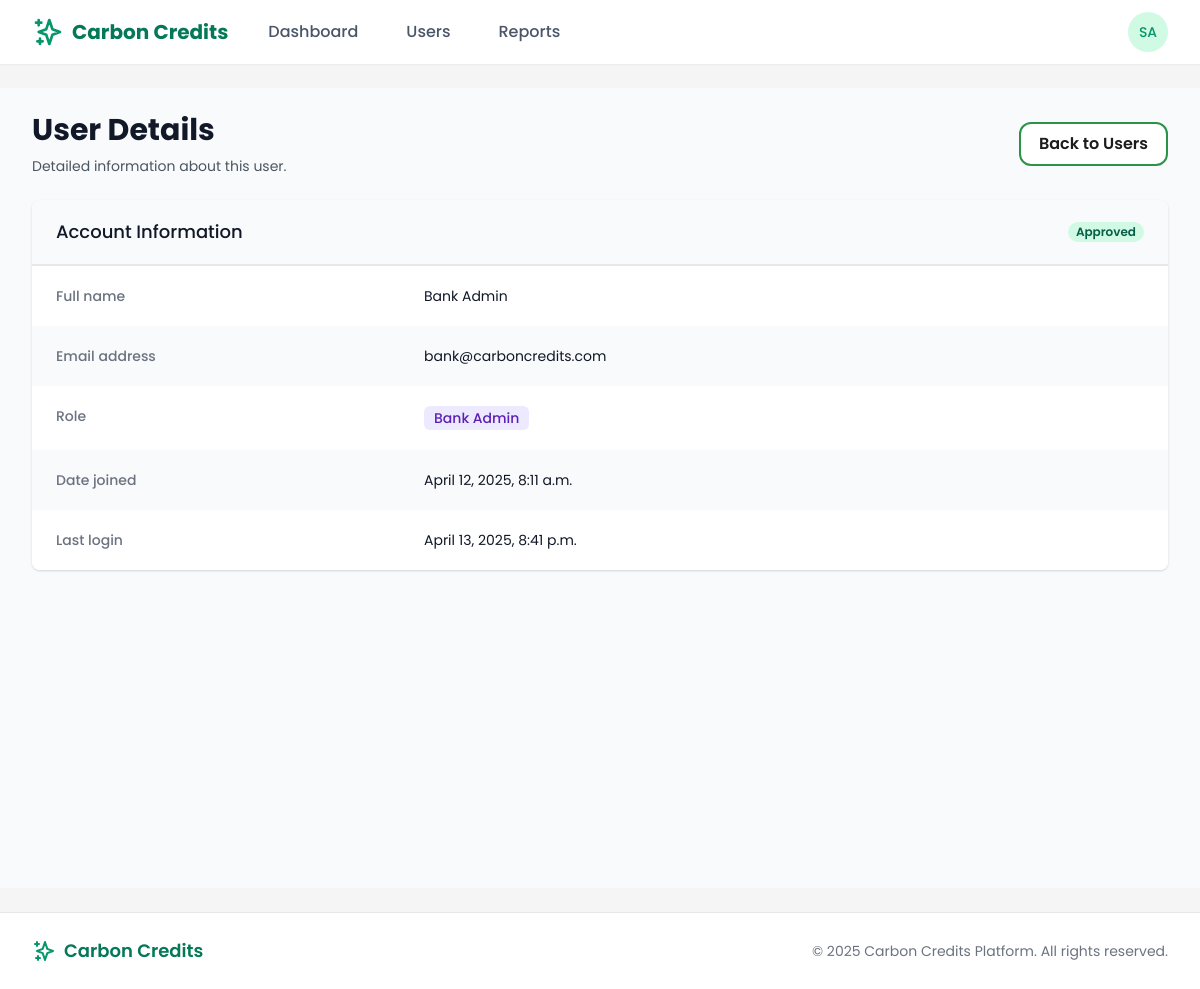
/systemadmin/users/2/ (signed in), run on an earlier commit of the app's database.
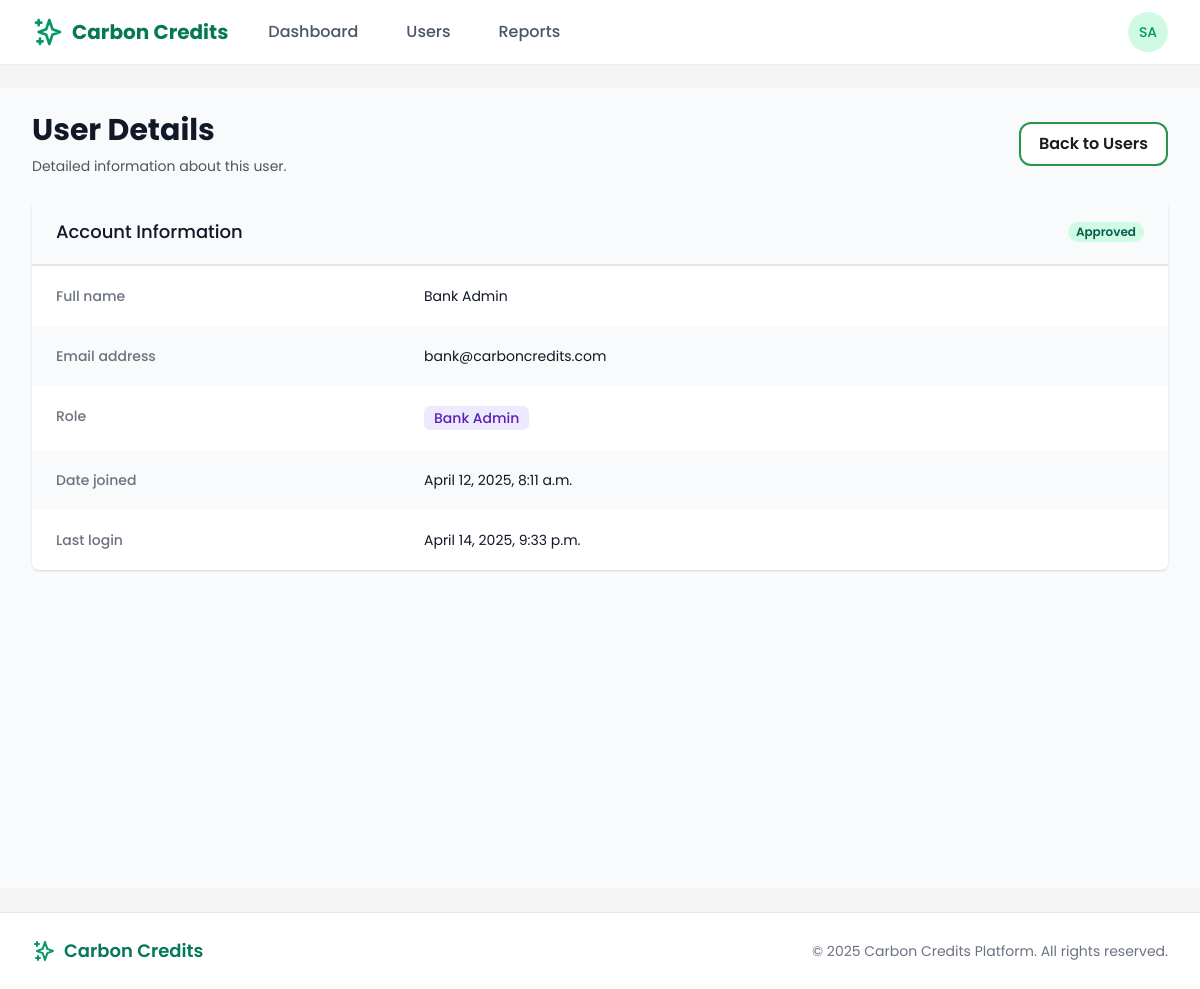
And on a later commit of the database.
### users/models.py (models this page shows, shortened)
class CustomUser(AbstractUser):
    is_employee = models.BooleanField(default=False)
    is_employer = models.BooleanField(default=False)
    is_bank_admin = models.BooleanField(default=False)
    is_super_admin = models.BooleanField(default=False)
    email = models.EmailField(_('email address'), unique=True)
    date_joined = models.DateTimeField(default=timezone.now)
    approved = models.BooleanField(default=False)
    USERNAME_FIELD = 'email'
    REQUIRED_FIELDS = ['username', 'first_name', 'last_name']
    class Meta:
        verbose_name = _('user')
        verbose_name_plural = _('users')

### core/views/admin_views.py (the view)
# urls.py: path('users/<int:user_id>/', admin_views.user_detail, name='admin_user_detail'),
@login_required
@user_passes_test(is_super_admin)
def user_detail(request, user_id):
    user = get_object_or_404(CustomUser, id=user_id)
    profile = None
    if user.is_employer:
        profile = getattr(user, 'employer_profile', None)
    elif user.is_employee:
        profile = getattr(user, 'employee_profile', None)
    trips = []
    if user.is_employee and hasattr(user, 'employee_profile'):
        trips = Trip.objects.filter(employee=user.employee_profile).order_by('-start_time')[:10]
    locations = Location.objects.filter(created_by=user)
    credits = None
    if user.is_employee and hasattr(user, 'employee_profile'):
        credits = CarbonCredit.objects.filter(owner_type='employee', owner_id=user.employee_profile.id)
    context = {
        'user_detail': user,
        'profile': profile,
        'trips': trips,
        'locations': locations,
        'credits': credits,
    }
    return render(request, 'admin/user_detail.html', context)

### core/views/admin_views.py (called while the page is built)
def is_super_admin(user):
    return user.is_authenticated and user.is_super_admin

### templates/admin/user_detail.html (shortened to what the changed rows need)
{% extends 'base.html' %}
{% load static %}
{% block content %}
<div class="bg-gray-50 min-h-screen">
  <div class="max-w-7xl mx-auto py-6 px-4 sm:px-6 lg:px-8">
    <div class="mb-6 flex justify-between items-center">
      <div>
        <h1 class="text-3xl font-bold text-gray-900">User Details</h1>
      </div>
    </div>
    <div class="bg-white shadow overflow-hidden sm:rounded-lg mb-6">
      <div class="border-t border-gray-200">
        <dl>
          <div class="bg-white px-4 py-5 sm:grid sm:grid-cols-3 sm:gap-4 sm:px-6">
            <dt class="text-sm font-medium text-gray-500">Full name</dt>
            <dd class="mt-1 text-sm text-gray-900 sm:mt-0 sm:col-span-2">
              {% if user_detail.first_name or user_detail.last_name %}
                {{ user_detail.first_name }} {{ user_detail.last_name }}
              {% else %}
                <span class="text-gray-400 italic">Not provided</span>
              {% endif %}
            </dd>
          </div>
          <div class="bg-gray-50 px-4 py-5 sm:grid sm:grid-cols-3 sm:gap-4 sm:px-6">
            <dt class="text-sm font-medium text-gray-500">Email address</dt>
            <dd class="mt-1 text-sm text-gray-900 sm:mt-0 sm:col-span-2">{{ user_detail.email }}</dd>
          </div>
          <div class="bg-gray-50 px-4 py-5 sm:grid sm:grid-cols-3 sm:gap-4 sm:px-6">
            <dt class="text-sm font-medium text-gray-500">Date joined</dt>
            <dd class="mt-1 text-sm text-gray-900 sm:mt-0 sm:col-span-2">{{ user_detail.date_joined|date:"F j, Y, g:i a" }}</dd>
          </div>
          <div class="bg-white px-4 py-5 sm:grid sm:grid-cols-3 sm:gap-4 sm:px-6">
            <dt class="text-sm font-medium text-gray-500">Last login</dt>
            <dd class="mt-1 text-sm text-gray-900 sm:mt-0 sm:col-span-2">
              {% if user_detail.last_login %}
                {{ user_detail.last_login|date:"F j, Y, g:i a" }}
              {% else %}
                <span class="text-gray-400 italic">Never logged in</span>
              {% endif %}
            </dd>
          </div>
        </dl>
      </div>
    </div>
  </div>
</div>
{% endblock %}

What changed in the data, as far as the page shows it:
changed CustomUser "Bank": last_login "April 13, 2025, 8:41 p.m." → "April 14, 2025, 9:33 p.m."
